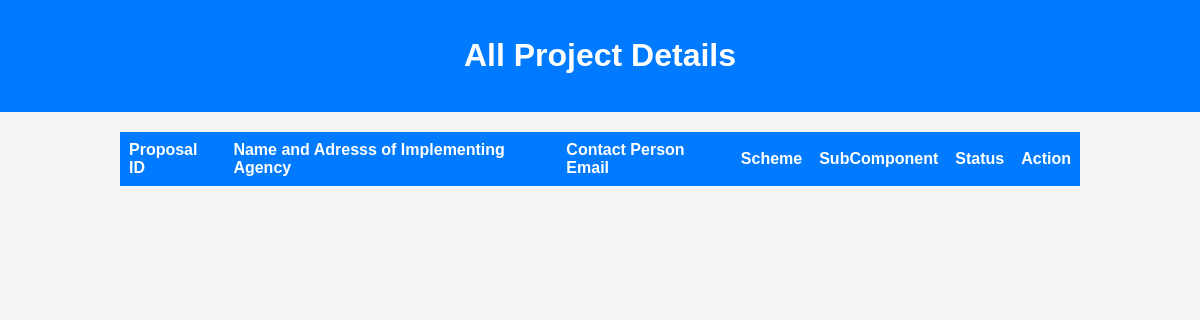
The page /staff_dashboard/all-proposals/ (signed in) on the database as committed earlier.
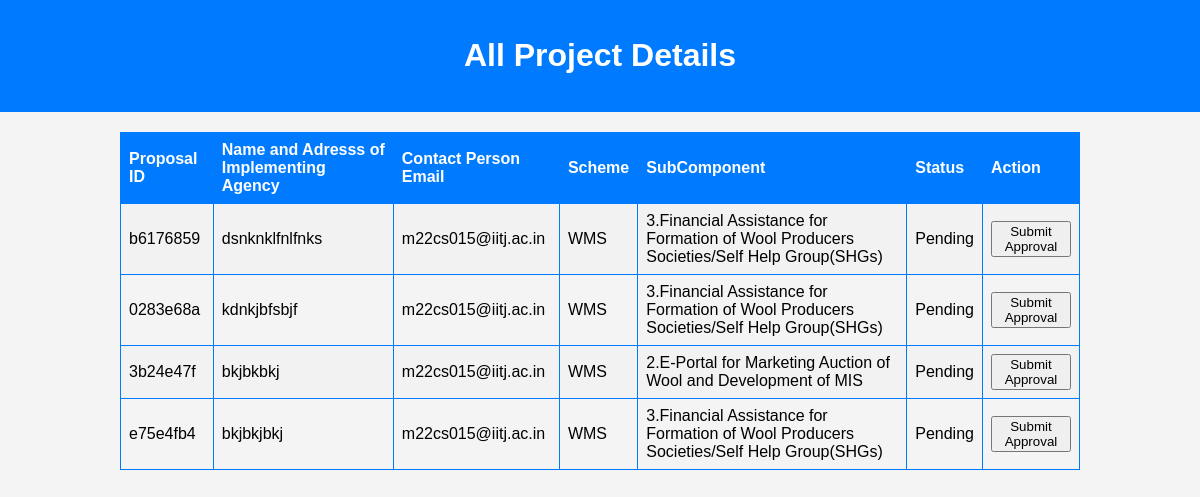
The same page on the database as committed later.
### authapp/models.py (models this page shows, shortened)
class Proposal(models.Model):
    STATUS_CHOICES = [
        ('Pending', 'Pending'),
        ('Approved', 'Approved'),
        ('Completed', 'Completed'),
        ('Rejected', 'Rejected'),
        ('Resubmit','Resubmit')
    ]
    user = models.ForeignKey(settings.AUTH_USER_MODEL, on_delete=models.CASCADE)
    name_and_address = models.TextField()
    project_scheme = models.CharField(max_length=20)
    scheme_component = models.CharField(max_length=100)
    nature_of_applicant = models.CharField(max_length=50)
    other_nature = models.CharField(max_length=50, blank=True, null=True)
    brief_of_agency = models.TextField()
    objectives_of_project = models.TextField()
    brief_of_project = models.TextField()
    justification_of_project = models.TextField()
    methodology_of_project = models.TextField()
    expected_outcome = models.FileField(upload_to='excel_files/', blank=True, null=True)
    scenario_change = models.TextField()
    beneficiaries = models.FileField(upload_to='excel_files/', blank=True, null=True)
    mode_of_selection = models.TextField()
    component_wise_cost = models.FileField(upload_to='excel_files/', blank=True, null=True)
    total_duration = models.FileField(upload_to='excel_files/', blank=True, null=True)
    location_of_project = models.CharField(max_length=100)
    associated_agency = models.TextField()
    bank_details = models.TextField()
    nodal_officer_details = models.TextField()
    other_info = models.TextField()
    status = models.CharField(max_length=20, choices=STATUS_CHOICES, default='Pending')
    fund_allocated = models.DecimalField(max_digits=20, decimal_places=2, blank=True, null=True)
    sanction_letter = models.FileField(upload_to='sanction_letters/', blank=True, null=True)
    project_report = models.FileField(upload_to='pdf_files/', blank=True, null=True)
    covering_letter = models.FileField(upload_to='pdf_files/', blank=True, null=True)
    unique_id = models.CharField(max_length=8, unique=True)
    created_at = models.DateTimeField(auto_now_add=True)

class CustomUser(AbstractBaseUser, PermissionsMixin):
    AGENCY_NATURE_CHOICES = [
        ("Central Federations", "Central Federations"),
        ("State Federations", "State Federations"),
        ("Central Sheep & Wool Boards", "Central Sheep & Wool Boards"),
        ("State Sheep & Wool Boards", "State Sheep & Wool Boards"),
        ("UT Govt. Sheep & Wool Boards", "UT Govt. Sheep & Wool Boards"),
        ("UT Govt. Sheep & Wool Federations", "UT Govt. Sheep & Wool Federations"),
        ("State Govt. Corporations Federations", "State Govt. Corporations Federations"),
        ("Central Departments", "Central Departments"),
        ("State Departments", "State Departments"),
        ("UT Statutory Departments", "UT Statutory Departments"),
        ("Autonomous and Advisory Bodies Departments", "Autonomous and Advisory Bodies Departments"),
        ("State Cooperative Departments", "State Cooperative Departments"),
        ("UT Cooperative Departments", "UT Cooperative Departments"),
        ("Central Govt Cooperative Departments", "Central Govt Cooperative Departments"),
        ("Central Govt Animal Husbandry Department", "Central Govt Animal Husbandry Department"),
        ("State Govt. Animal Husbandry Department", "State Govt. Animal Husbandry Department"),
        ("UT Animal Husbandry Department", "UT Animal Husbandry Department"),
        ("State Industries Department", "State Industries Department"),
        ("Central Industries Department", "Central Industries Department"),
        ("UT Industries Department", "UT Industries Department"),
        ("Central Organizations", "Central Organizations"),
        ("State Organizations", "State Organizations"),
        ("UT Government Organizations", "UT Government Organizations"),
        ("Universities of State", "Universities of State"),
        ("Universities of Central Govt", "Universities of Central Govt"),
        ("Universities of UT", "Universities of UT"),
        ("Govt. marketing event organizers", "Govt. marketing event organizers"),
        ("Central Research & Development Institutions", "Central Research & Development Institutions"),
        ("State Research & Development Institutions", "State Research & Development Institutions"),
        ("UT Govts. Autonomous Research & Development Institutions", "UT Govts. Autonomous Research & Development Institutions"),
        ("Statutory Bodies Research & Development Institutions", "Statutory Bodies Research & Development Institutions"),
        ("Textiles Research Associations (TRAs)", "Textiles Research Associations (TRAs)"),
    ]
    is_staff = models.BooleanField(default=False)
    is_active = models.BooleanField(default=True)
    date_joined = models.DateTimeField(default=timezone.now)
    agency_name = models.CharField(max_length=100,blank=False,null=False,default="")
    agency_nature = models.CharField(
        max_length=56, choices=AGENCY_NATURE_CHOICES, default='Central Federations')
    registration_number = models.CharField(max_length=255, blank=True, null=True)
    address = models.TextField(default="",blank=False,null=False)
    pincode = models.CharField(max_length=10,blank=False,null=False,default="")
    contact_person_name = models.CharField(max_length=255,blank=False,null=False,default="")
    contact_person_designation = models.CharField(max_length=255,blank=False,null=False,default="")
    email = models.EmailField(_("email address"), unique=True,default="")
    contact_person_mobile = models.CharField(max_length=15,blank=False,null=False,default="")
    USERNAME_FIELD = "email"
    REQUIRED_FIELDS = []
    objects = CustomUserManager()
    def __str__(self):
        return self.email

### authapp/views.py (the view)
# urls.py: path('staff_dashboard/all-proposals/', views.all_proposal_details, name='all_proposal_details'),
@user_passes_test(lambda u: u.is_staff or u.is_superuser)
def all_proposal_details(request):
    proposals = Proposal.objects.all()
    return render(request, 'staff_template/admin_proposal_list.html', {'proposals': proposals})

### templates/staff_template/admin_proposal_list.html (shortened to what this page needs)
<!DOCTYPE html>
<html>
<head>
</head>
<body>
    <header>
        <h1>All Project Details</h1>
    </header>
    <table>
        <tr>
            <th>Proposal ID</th>
            <th>Name and Adresss of Implementing Agency</th>
            <th>Contact Person Email</th>
            <th>Scheme</th>
            <th>SubComponent</th>
            <th>Status</th>
            <th>Action</th>
        </tr>
        {% for proposal in proposals %}
            <tr>
                <td>{{ proposal.unique_id }}</td>
                <td>{{proposal.name_and_address}}</td>
                <td>{{proposal.user}}</td>
                <td>{{ proposal.project_scheme }}</td>
                <td>{{proposal.scheme_component}}</td>
                <td>{{ proposal.status }}</td>
                <td>
                    <form method="post" action="{% url 'authapp:submit_approval' proposal.unique_id %}">
                        <button type="submit" class="btn btn-primary">Submit Approval</button>
                    </form>
                </td>
            </tr>
        {% endfor %}
    </table>
</body>
</html>

Rows that differ between the two databases and show on the page:
added Proposal: unique_id "b6176859", name_and_address "dsnknklfnlfnks", user "m22cs015@iitj.ac.in", project_scheme "WMS", scheme_component "3.Financial Assistance for Formation of Wool Producers Societies/Self Help Group(SHGs)", status "Pending"
added Proposal: unique_id "0283e68a", name_and_address "kdnkjbfsbjf", user "m22cs015@iitj.ac.in", project_scheme "WMS", scheme_component "3.Financial Assistance for Formation of Wool Producers Societies/Self Help Group(SHGs)", status "Pending"
added Proposal: unique_id "3b24e47f", name_and_address "bkjbkbkj", user "m22cs015@iitj.ac.in", project_scheme "WMS", scheme_component "2.E-Portal for Marketing Auction of Wool and Development of MIS", status "Pending"
added Proposal: unique_id "e75e4fb4", name_and_address "bkjbkjbkj", user "m22cs015@iitj.ac.in", project_scheme "WMS", scheme_component "3.Financial Assistance for Formation of Wool Producers Societies/Self Help Group(SHGs)", status "Pending"
